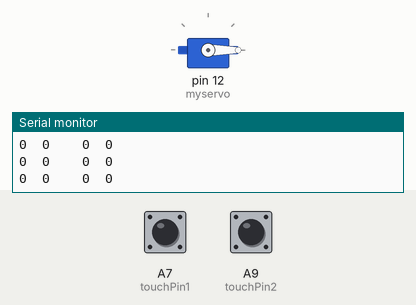
This sketch was run on a simulated Arduino Mega 2560, built with avr-gcc and run on an emulated ATmega2560. On the bench: servo, the last lines printed to the serial monitor. The inputs (shaded band) are chosen by the test bench; at power-on: A7 (touchPin1) HIGH, A9 (touchPin2) HIGH.

Above: at 1.3 s.
1.4 s: A7 (touchPin1) pulled LOW for 0.15 s
At 1.57 s:
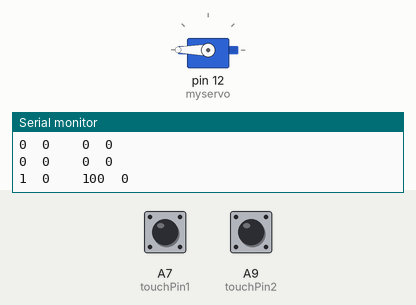
3.1 s: A7 (touchPin1) pulled LOW for 3.2 s
At 6.9 s:
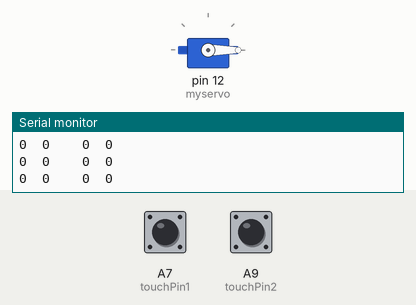
Timing chart, 0 to 8.4 s (numbered marks = the images above; inputs shaded):
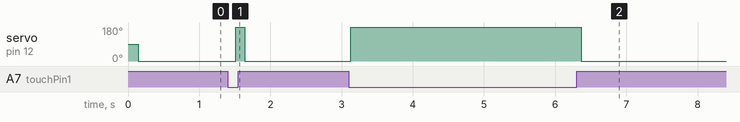

The sketch:

C5_TouchPlants.ino
```cpp
#include "ADCTouch.h"

#include <Servo.h>
Servo myservo;

int ref0, ref1;
int touchPin1 = A7;
int touchPin2 = A9;

int val0constrained = 0;

int val0high = 400;
int val0low = 0;

int threshold = 10;
int pos = 0;

void setup()
{
  Serial.begin(9600);

  myservo.attach(12);

  ref0 = ADCTouch.read(touchPin1, 500);
  ref1 = ADCTouch.read(touchPin2, 500);
}

void loop()
{
  int value0 = ADCTouch.read(touchPin1);
  int value1 = ADCTouch.read(touchPin2);

  value0 -= ref0;
  value1 -= ref1;

  Serial.print(value0 > threshold);
  Serial.print("\t");

  Serial.print(value1 > threshold);
  Serial.print("\t\t");

  Serial.print(value0);
  Serial.print("\t");

  Serial.println(value1);

 myservo.write(0);
  if (value0 > threshold) {

    myservo.write(180);
  }

 delay(100);
}
```

Measured:
- after the input at 1.4 s, servo on pin 12 (myservo): 0° → 180° after 0.11 s, → 0° 0.12 s later
- after the input at 3.1 s, servo on pin 12 (myservo): 0° → 180° at once, → 0° 3.2 s later
